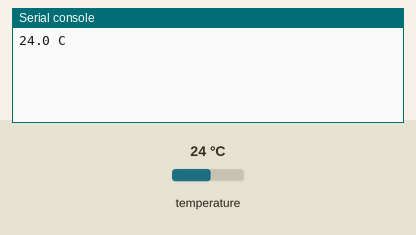
A program run on a simulated Raspberry Pi Pico running MicroPython. On the bench: the last lines printed to the serial console. The inputs (shaded band) are chosen by the test bench; at power-on: temperature 24 °C.

Above: at 1.2 s.
1.3 s: temperature set to 12 °C
At 7.4 s:
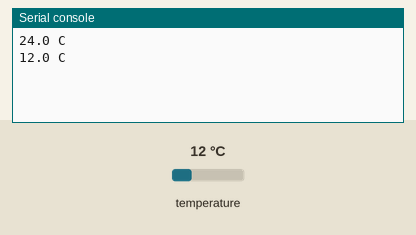
7.7 s: temperature set to 19 °C
At 13.4 s:
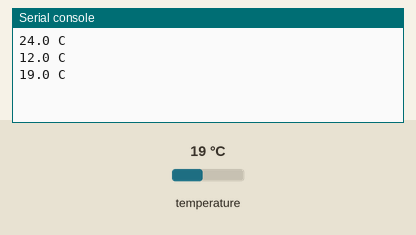
Timing chart, 0 to 14.9 s (numbered marks = the images above; inputs shaded):
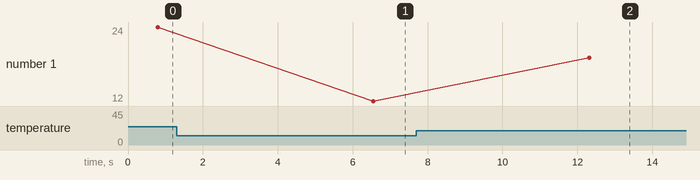

The program:

test.py
```python
from machine import Pin
from time import sleep, sleep_ms
import onewire, ds18x20

ONEWIRE_DATA_PIN = 26


ds_pin = Pin(ONEWIRE_DATA_PIN)

ds_sensor = ds18x20.DS18X20(onewire.OneWire(ds_pin))

roms = ds_sensor.scan()

while True:
    ds_sensor.convert_temp()
    #sleep(2)
    sleep_ms(750)
    for rom in roms:
        temperature = round(ds_sensor.read_temp(rom),1)
        print(temperature, "C")
    sleep(5)
```

Measured:
- after the input at 1.3 s, the serial console: prints a new line after 5.3 s (image 1)
- after the input at 7.7 s, the serial console: prints a new line after 4.6 s (image 2)
- plotted number 1: 24 → 12 after the input at 1.3 s, 12 → 19 after the input at 7.7 s
